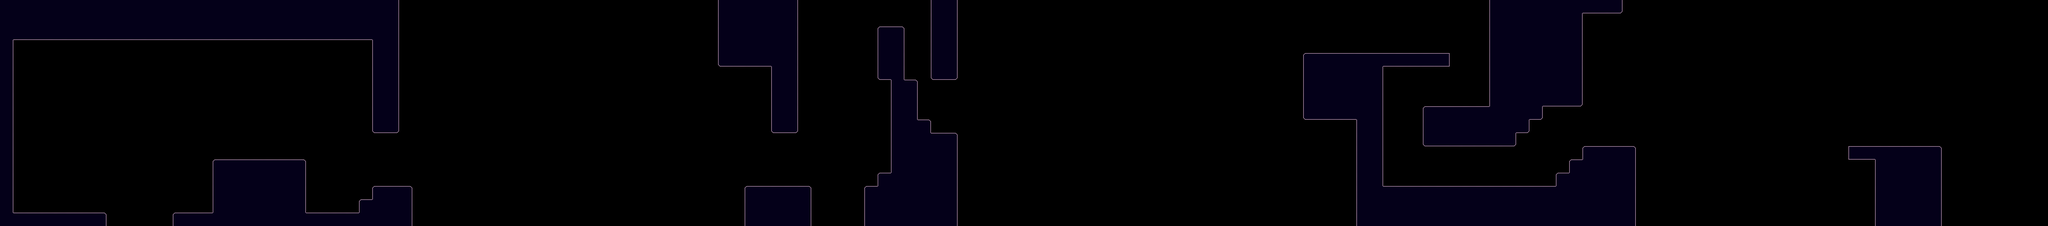

Below is a game level as drawn by its tile map, then a one-line description and the .tmx that defines it (tile-layer data replaced by summaries):
An orthogonal 154x17 tile map with 64x64 px tiles, 1 tile layer (walls), 5 tilesets and 84 objects (29x laser, 10x Weighted Platform, 10x Moving Platform, 5x Beehive, 4x Checkpoint, ...).

<map version="1.10" tiledversion="1.10.2" orientation="orthogonal" renderorder="right-down" width="154" height="17" tilewidth="64" tileheight="64" infinite="0" nextlayerid="20" nextobjectid="839">
 <editorsettings>
  <export target="../levelsJson/easyBeeLevel.tmj" format="json" />
 </editorsettings>
 <tileset firstgid="1" source="Images.tsx" />
 <tileset firstgid="77" source="platforms.tsx" />
 <tileset firstgid="155" source="walls.tsx" />
 <tileset firstgid="167" source="Backgrounds.tsx" />
 <tileset firstgid="175" source="rabbeatTileset.tsx" />
 <objectgroup id="2" name="background" locked="1">
  <object id="536" name="0" gid="57" x="1439" y="757" width="130" height="130">
   <properties>
    <property name="num" type="int" value="0" />
   </properties>
  </object>
  <object id="691" gid="170" x="0.5" y="1088.5" width="9696" height="1088" />
 </objectgroup>
 <objectgroup id="18" name="backgroundArt" />
 <objectgroup id="13" name="platforms">
  <object id="696" gid="137" x="2099.75" y="780.06" width="192" height="32" />
  <object id="697" gid="137" x="2342.18" y="522.485" width="192" height="32" />
  <object id="698" gid="137" x="2782.79" y="522.48" width="192" height="32" />
  <object id="699" gid="137" x="3040.36" y="331.152" width="192" height="32" />
  <object id="700" gid="137" x="3249.35" y="761.891" width="192" height="32" />
  <object id="704" gid="133" x="574" y="620" width="128" height="32">
   <properties>
    <property name="align" value="mid" />
   </properties>
  </object>
  <object id="705" gid="133" x="446" y="620" width="128" height="32">
   <properties>
    <property name="align" value="mid" />
   </properties>
  </object>
  <object id="706" gid="133" x="318.33" y="620" width="128" height="32">
   <properties>
    <property name="align" value="mid" />
   </properties>
  </object>
  <object id="707" gid="133" x="191" y="620" width="128" height="32">
   <properties>
    <property name="align" value="mid" />
   </properties>
  </object>
  <object id="708" gid="133" x="63.33" y="620" width="128" height="32">
   <properties>
    <property name="align" value="mid" />
   </properties>
  </object>
  <object id="709" gid="133" x="702.33" y="620" width="128" height="32">
   <properties>
    <property name="align" value="mid" />
   </properties>
  </object>
  <object id="712" gid="133" x="829.67" y="620" width="128" height="32">
   <properties>
    <property name="align" value="mid" />
   </properties>
  </object>
  <object id="713" gid="133" x="957" y="620" width="128" height="32">
   <properties>
    <property name="align" value="mid" />
   </properties>
  </object>
  <object id="714" gid="133" x="1084.67" y="620" width="128" height="32">
   <properties>
    <property name="align" value="mid" />
   </properties>
  </object>
  <object id="715" gid="133" x="1211.67" y="620" width="128" height="32">
   <properties>
    <property name="align" value="mid" />
   </properties>
  </object>
  <object id="716" gid="133" x="1339.33" y="620" width="128" height="32">
   <properties>
    <property name="align" value="mid" />
   </properties>
  </object>
  <object id="717" gid="133" x="1466.67" y="620" width="128" height="32">
   <properties>
    <property name="align" value="mid" />
   </properties>
  </object>
  <object id="801" gid="133" x="1594.63" y="620" width="128" height="32">
   <properties>
    <property name="align" value="mid" />
   </properties>
  </object>
  <object id="802" gid="133" x="1722.59" y="620" width="128" height="32">
   <properties>
    <property name="align" value="mid" />
   </properties>
  </object>
  <object id="742" gid="137" x="6173" y="391" width="192" height="32" />
  <object id="805" gid="133" x="3935.51" y="602.804" width="128" height="32">
   <properties>
    <property name="align" value="mid" />
   </properties>
  </object>
  <object id="806" gid="133" x="3807.84" y="602.804" width="128" height="32">
   <properties>
    <property name="align" value="mid" />
   </properties>
  </object>
  <object id="808" gid="131" x="4062.84" y="602.8" width="128" height="32">
   <properties>
    <property name="align" value="right" />
   </properties>
  </object>
  <object id="809" type="laser" gid="140" x="5480" y="760.55" width="36" height="64">
   <properties>
    <property name="align" value="top" />
   </properties>
  </object>
  <object id="811" type="laser" gid="138" x="5482" y="824.656" width="32" height="64">
   <properties>
    <property name="align" value="bottom" />
   </properties>
  </object>
  <object id="812" type="laser" gid="140" x="5885.03" y="696.4" width="36" height="64">
   <properties>
    <property name="align" value="top" />
   </properties>
  </object>
  <object id="813" type="laser" gid="139" x="5887.03" y="760.55" width="32" height="64">
   <properties>
    <property name="align" value="middle" />
   </properties>
  </object>
  <object id="814" type="laser" gid="138" x="5887.03" y="824.66" width="32" height="64">
   <properties>
    <property name="align" value="bottom" />
   </properties>
  </object>
  <object id="815" type="laser" gid="140" x="7888" y="533.87" width="36" height="64">
   <properties>
    <property name="align" value="top" />
   </properties>
  </object>
  <object id="838" type="laser" gid="140" x="8744.67" y="541.87" width="36" height="64">
   <properties>
    <property name="align" value="top" />
   </properties>
  </object>
  <object id="816" type="laser" gid="139" x="7890" y="598.02" width="32" height="64">
   <properties>
    <property name="align" value="middle" />
   </properties>
  </object>
  <object id="837" type="laser" gid="139" x="8746.67" y="606.02" width="32" height="64">
   <properties>
    <property name="align" value="middle" />
   </properties>
  </object>
  <object id="818" type="laser" gid="139" x="7890" y="661.962" width="32" height="64">
   <properties>
    <property name="align" value="middle" />
   </properties>
  </object>
  <object id="836" type="laser" gid="139" x="8746.67" y="669.962" width="32" height="64">
   <properties>
    <property name="align" value="middle" />
   </properties>
  </object>
  <object id="819" type="laser" gid="139" x="7890" y="725.904" width="32" height="64">
   <properties>
    <property name="align" value="middle" />
   </properties>
  </object>
  <object id="835" type="laser" gid="139" x="8746.67" y="733.904" width="32" height="64">
   <properties>
    <property name="align" value="middle" />
   </properties>
  </object>
  <object id="820" type="laser" gid="139" x="7890" y="789.845" width="32" height="64">
   <properties>
    <property name="align" value="middle" />
   </properties>
  </object>
  <object id="834" type="laser" gid="139" x="8746.67" y="797.845" width="32" height="64">
   <properties>
    <property name="align" value="middle" />
   </properties>
  </object>
  <object id="821" type="laser" gid="139" x="7890" y="853.787" width="32" height="64">
   <properties>
    <property name="align" value="middle" />
   </properties>
  </object>
  <object id="833" type="laser" gid="139" x="8746.67" y="861.787" width="32" height="64">
   <properties>
    <property name="align" value="middle" />
   </properties>
  </object>
  </objectgroup>
 <layer id="1" name="walls" width="154" height="17">
  <data>[2618 cells, 542 non-empty, 12 distinct tile ids]</data>
 </layer>
 <objectgroup id="10" name="weightedPlatforms">
  <!-- 10 objects omitted --></objectgroup>
 <objectgroup id="16" name="movingPlatforms">
  <!-- 10 objects omitted --></objectgroup>
 <objectgroup id="7" name="enemies">
  <!-- 5 objects omitted --></objectgroup>
 <objectgroup id="8" name="checkpoints">
  <!-- 3 objects omitted --></objectgroup>
 <objectgroup id="6" name="player">
  <!-- 1 objects omitted --></objectgroup>
 <objectgroup id="9" name="goal">
  <!-- 1 objects omitted --></objectgroup>
 <objectgroup id="12" name="foregroundArt" class="bigwire" />
</map>
<!-- 42 of 84 objects omitted -->
